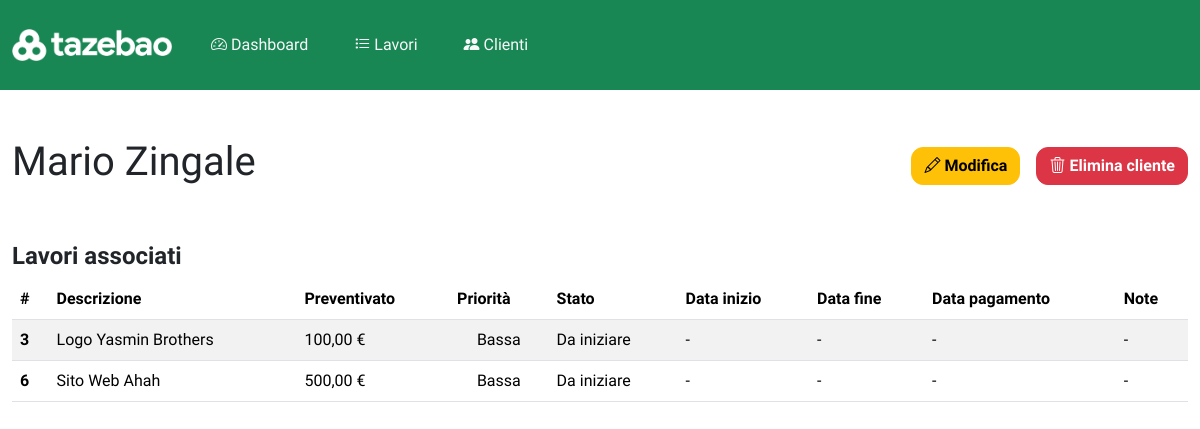
The app's page /clienti/3, older data.
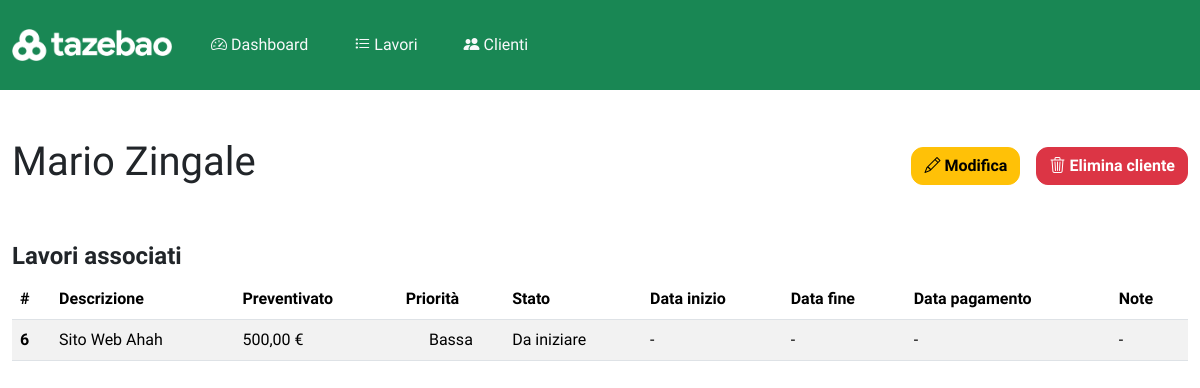
The same page, newer data.
### app.py (models this page shows, shortened)
class Lavoro(db.Model):
    __tablename__ = "lavori"
    id = db.Column(db.Integer, primary_key=True)
    descrizione = db.Column(db.String(200), nullable=False)
    data_inizio = db.Column(db.Date, nullable=True)
    data_fine = db.Column(db.Date, nullable=True)
    data_pagamento = db.Column(db.Date, nullable=True)
    stato = db.Column(db.String(50), nullable=True)
    priorita = db.Column(db.String(50), nullable=True)
    preventivato = db.Column(db.Float, nullable=True)
    cliente_id = db.Column(db.Integer, db.ForeignKey("clienti.id"), nullable=False)
    note = db.Column(db.Text, nullable=True)

### app.py (the view)
@app.route("/clienti/<int:cliente_id>")
def cliente_page(cliente_id):
    cliente = Cliente.query.get_or_404(cliente_id)
    return render_template("cliente.html", cliente=cliente)

### app.py (called while the page is built)
def format_euro(value):
    try:
        return (
            f"{value:,.2f}".replace(",", "X").replace(".", ",").replace("X", ".") + " €"
        )
    except (TypeError, ValueError):
        return "0,00 €"

### templates/cliente.html (shortened to what this page needs)
{% extends "base.html" %}
{% block content %}
<div class="row mx-auto w-100 display-flex align-items-center justify-content-space-between">
    <div class="col-4 px-0">
        <h1>{{ cliente.name }}</h1>
    </div>
    <div class="col-8 d-inline-flex justify-content-end px-0">
        <button onclick="clickForDeleteCliente(event, {{ cliente.id }})" class="btn btn-warning me-3 fw-bold"><span><i
                    class="bi bi-pencil"></i></span>&nbsp;Modifica</button>
        <button onclick="clickForDeleteCliente(event, {{ cliente.id }})" class="btn btn-danger fw-bold"><span><i
                    class="bi bi-trash3"></i></span>&nbsp;Elimina cliente</button>
    </div>
</div>
<div class="container p-0 mt-5">
    <h4 class="fw-bold">Lavori associati</h4>
    <table class="table table-striped" id="tabellaLavori">
        <thead>
            <tr>
                <th scope="col">#</th>
                <th scope="col">Descrizione</th>
                <th scope="col">Preventivato</th>
                <th scope="col">Priorità</th>
                <th scope="col">Stato</th>
                <th scope="col">Data inizio</th>
                <th scope="col">Data fine</th>
                <th scope="col">Data pagamento</th>
                <th scope="col">Note</th>
            </tr>
        </thead>
        <tbody>
            {% if cliente.lavori %}
            {% for lavoro in cliente.lavori %}
            <tr>
                <th scope="row">{{ lavoro.id }}</th>
                <td>{{ lavoro.descrizione }}</td>
                <td>{{ lavoro.preventivato | euro }}</td>
                <td class="text-center"><span class="prio-pill">{{ lavoro.priorita }}</span></td>
                <td>{{ lavoro.stato if lavoro.stato else '-' }}</td>
                <td>{{ lavoro.data_inizio if lavoro.data_inizio else '-' }}</td>
                <td>{{ lavoro.data_fine if lavoro.data_fine else "-" }}</td>
                <td>{{ lavoro.data_pagamento if lavoro.data_pagamento else "-" }}</td>
                <td>{{ lavoro.note if lavoro.note else "-" }}</td>
            </tr>
            {% endfor %}
            {% else %}
            <tr>
                <td colspan="9" class="text-center">Nessun lavoro trovato per questo cliente.</td>
            </tr>
            {% endif %}
        </tbody>
        {% endblock %}

Row changes from the older to the newer data that the page shows:
removed Lavoro: id "3", descrizione "Logo Yasmin Brothers", preventivato|euro "100,00 €", priorita "Bassa", stato "Da iniziare", data_inizio "-", data_fine "-", data_pagamento "-", note "-"
